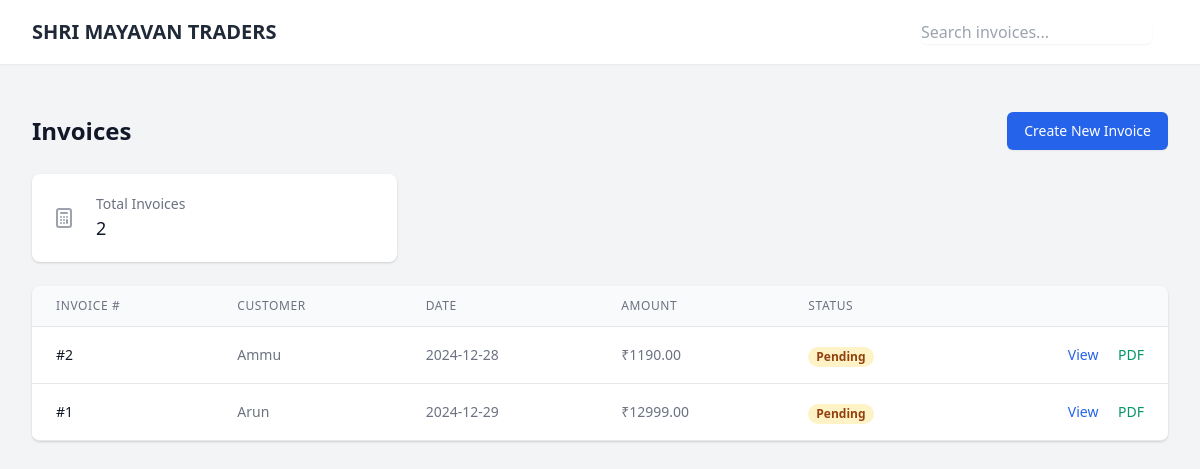
/dashboard, run on the app's committed database.
### tables this page shows
CREATE TABLE invoices (
        id INTEGER PRIMARY KEY AUTOINCREMENT, 
        customer_name TEXT, 
        customer_address TEXT, 
        party_gstin TEXT, 
        date TEXT, 
        status TEXT DEFAULT 'pending', 
        notes TEXT, 
        items TEXT
    );

### app.py (the view)
@app.route('/dashboard')
def dashboard():
    conn = get_db_connection()
    cur = conn.cursor()
    cur.execute('''SELECT i.*, COALESCE(COUNT(ii.id), 0) as items_count,
                   COALESCE(SUM(ii.amount), 0) as total_amount
                   FROM invoices i
                   LEFT JOIN invoice_items ii ON i.id = ii.invoice_id
                   GROUP BY i.id
                   ORDER BY i.id DESC''')
    invoices = cur.fetchall()
    conn.close()
    return render_template('dashboard.html', invoices=invoices)

### app.py (called while the page is built)
def get_db_connection():
    conn = sqlite3.connect('invoices.db')
    conn.row_factory = sqlite3.Row
    return conn

### templates/dashboard.html (shortened to what this page needs)
<!DOCTYPE html>
<html lang="en">
<head>
    <link href="https://cdn.jsdelivr.net/npm/tailwindcss@2.2.19/dist/tailwind.min.css" rel="stylesheet">
</head>
<body class="bg-gray-100">
    <nav class="bg-white shadow-sm">
        <div class="max-w-7xl mx-auto px-4 sm:px-6 lg:px-8">
            <div class="flex justify-between h-16">
                <div class="flex">
                    <div class="flex-shrink-0 flex items-center">
                        <h1 class="text-xl font-bold text-gray-800">SHRI MAYAVAN TRADERS</h1>
                    </div>
                </div>
                <div class="flex items-center">
                    <form action="{{ url_for('search_invoices') }}" class="mr-4">
                        <input type="search" name="q" placeholder="Search invoices..."
                               class="rounded-md border-gray-300 shadow-sm focus:border-blue-500 focus:ring-blue-500">
                    </form>
                </div>
            </div>
        </div>
    </nav>
    <main class="max-w-7xl mx-auto py-6 sm:px-6 lg:px-8">
        <div class="px-4 py-6 sm:px-0">
            <div class="flex justify-between items-center mb-6">
                <h2 class="text-2xl font-bold text-gray-900">Invoices</h2>
                <a href="{{ url_for('new_invoice') }}"
                   class="inline-flex items-center px-4 py-2 border border-transparent rounded-md shadow-sm text-sm font-medium text-white bg-blue-600 hover:bg-blue-700">
                    Create New Invoice
                </a>
            </div>
            <div class="grid grid-cols-1 gap-5 sm:grid-cols-2 lg:grid-cols-3 mb-6">
                <div class="bg-white overflow-hidden shadow rounded-lg">
                    <div class="p-5">
                        <div class="flex items-center">
                            <div class="flex-shrink-0">
                                <svg class="h-6 w-6 text-gray-400" fill="none" viewBox="0 0 24 24" stroke="currentColor">
                                    <path stroke-linecap="round" stroke-linejoin="round" stroke-width="2"
                                          d="M9 7h6m0 10v-3m-3 3h.01M9 17h.01M9 14h.01M12 14h.01M15 11h.01M12 11h.01M9 11h.01M7 21h10a2 2 0 002-2V5a2 2 0 00-2-2H7a2 2 0 00-2 2v14a2 2 0 002 2z"/>
                                </svg>
                            </div>
                            <div class="ml-5 w-0 flex-1">
                                <dl>
                                    <dt class="text-sm font-medium text-gray-500 truncate">
                                        Total Invoices
                                    </dt>
                                    <dd class="text-lg font-medium text-gray-900">
                                        {{ invoices|length }}
                                    </dd>
                                </dl>
                            </div>
                        </div>
                    </div>
                </div>
            </div>
            <div class="flex flex-col">
                <div class="-my-2 overflow-x-auto sm:-mx-6 lg:-mx-8">
                    <div class="py-2 align-middle inline-block min-w-full sm:px-6 lg:px-8">
                        <div class="shadow overflow-hidden border-b border-gray-200 sm:rounded-lg">
                            <table class="min-w-full divide-y divide-gray-200">
                                <thead class="bg-gray-50">
                                    <tr>
                                        <th scope="col"
                                            class="px-6 py-3 text-left text-xs font-medium text-gray-500 uppercase tracking-wider">
                                            Invoice #
                                        </th>
                                        <th scope="col"
                                            class="px-6 py-3 text-left text-xs font-medium text-gray-500 uppercase tracking-wider">
                                            Customer
                                        </th>
                                        <th scope="col"
                                            class="px-6 py-3 text-left text-xs font-medium text-gray-500 uppercase tracking-wider">
                                            Date
                                        </th>
                                        <th scope="col"
                                            class="px-6 py-3 text-left text-xs font-medium text-gray-500 uppercase tracking-wider">
                                            Amount
                                        </th>
                                        <th scope="col"
                                            class="px-6 py-3 text-left text-xs font-medium text-gray-500 uppercase tracking-wider">
                                            Status
                                        </th>
                                        <th scope="col" class="relative px-6 py-3">
                                        </th>
                                    </tr>
                                </thead>
                                <tbody class="bg-white divide-y divide-gray-200">
                                    {% for invoice in invoices %}
                                    <tr>
                                        <td class="px-6 py-4 whitespace-nowrap text-sm font-medium text-gray-900">
                                            #{{ invoice.id }}
                                        </td>
                                        <td class="px-6 py-4 whitespace-nowrap text-sm text-gray-500">
                                            {{ invoice.customer_name }}
                                        </td>
                                        <td class="px-6 py-4 whitespace-nowrap text-sm text-gray-500">
                                            {{ invoice.date }}
                                        </td>
                                        <td class="px-6 py-4 whitespace-nowrap text-sm text-gray-500">
                                            ₹{{ "%.2f"|format(invoice.total_amount if invoice.total_amount is not none else 0) }}
                                        </td>
                                        <td class="px-6 py-4 whitespace-nowrap">
                                            <span class="px-2 inline-flex text-xs leading-5 font-semibold rounded-full
                                                       {% if invoice.status == 'paid' %}
                                                       bg-green-100 text-green-800
                                                       {% else %}
                                                       bg-yellow-100 text-yellow-800
                                                       {% endif %}">
                                                {{ invoice.status|title }}
                                </span>
                            </td>
                            <td class="px-6 py-4 whitespace-nowrap text-right text-sm font-medium">
                                <a href="{{ url_for('view_invoice', invoice_id=invoice.id) }}"
                                   class="text-blue-600 hover:text-blue-900 mr-4">View</a>
                                <a href="{{ url_for('generate_pdf', invoice_id=invoice.id) }}"
                                   class="text-green-600 hover:text-green-900">PDF</a>
                            </td>
                        </tr>
                        {% endfor %}
                    </tbody>
                </table>
            </div>
        </div>
    </div>
</div>
        </div>
    </main>
</body>
</html>

### data on the page
invoices: id "2", customer_name "Ammu", date "2024-12-28", total_amount "1190.00", status "Pending"
invoices: id "1", customer_name "Arun", date "2024-12-29", total_amount "12999.00", status "Pending"

### other printed values
{{ invoices|length }} "2"
